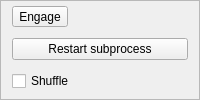
       <widget class="QFrame" name="frame">
        <property name="styleSheet">
         <string notr="true"/>
        </property>
        <property name="frameShape">
         <enum>QFrame::Shape::StyledPanel</enum>
        </property>
        <layout class="QVBoxLayout" name="verticalLayout_9">
         <property name="topMargin">
          <number>0</number>
         </property>
         <property name="bottomMargin">
          <number>0</number>
         </property>
         <item>
          <widget class="QToolButton" name="pushButton_engage">
           <property name="enabled">
            <bool>true</bool>
           </property>
           <property name="focusPolicy">
            <enum>Qt::FocusPolicy::NoFocus</enum>
           </property>
           <property name="autoFillBackground">
            <bool>false</bool>
           </property>
           <property name="text">
            <string>Engage</string>
           </property>
           <property name="icon">
            <iconset>
             <normaloff>:/qtutils/fugue/control.png</normaloff>:/qtutils/fugue/control.png</iconset>
           </property>
           <property name="toolButtonStyle">
            <enum>Qt::ToolButtonStyle::ToolButtonTextBesideIcon</enum>
           </property>
           <property name="autoRaise">
            <bool>false</bool>
           </property>
          </widget>
         </item>
         <item>
          <widget class="QPushButton" name="pushButton_restart_subprocess">
           <property name="focusPolicy">
            <enum>Qt::FocusPolicy::NoFocus</enum>
           </property>
           <property name="toolTip">
            <string>&lt;html&gt;&lt;head/&gt;&lt;body&gt;&lt;p&gt;Forcefully restart the compilation subprocess, stopping any compilation in process.&lt;/p&gt;&lt;p&gt;This can be useful if the child process is misbehaving for any reason.&lt;/p&gt;&lt;/body&gt;&lt;/html&gt;</string>
           </property>
           <property name="text">
            <string>Restart subprocess</string>
           </property>
           <property name="icon">
            <iconset>
             <normaloff>:/qtutils/fugue/arrow-circle-135-left.png</normaloff>:/qtutils/fugue/arrow-circle-135-left.png</iconset>
           </property>
          </widget>
         </item>
         <item>
          <widget class="QCheckBox" name="pushButton_shuffle">
           <property name="focusPolicy">
            <enum>Qt::FocusPolicy::NoFocus</enum>
           </property>
           <property name="toolTip">
            <string>&lt;html&gt;&lt;head/&gt;&lt;body&gt;&lt;p&gt;Send compiled shots to BLACS in a random order, to prevent scanned parameters correlating with temporal drifts.&lt;/p&gt;&lt;/body&gt;&lt;/html&gt;</string>
           </property>
           <property name="text">
            <string>Shuffle</string>
           </property>
           <property name="icon">
            <iconset>
             <normaloff>:/qtutils/fugue/arrow-switch.png</normaloff>:/qtutils/fugue/arrow-switch.png</iconset>
           </property>
           <property name="checkable">
            <bool>true</bool>
           </property>
           <property name="tristate">
            <bool>false</bool>
           </property>
          </widget>
         </item>
        </layout>
       </widget>
